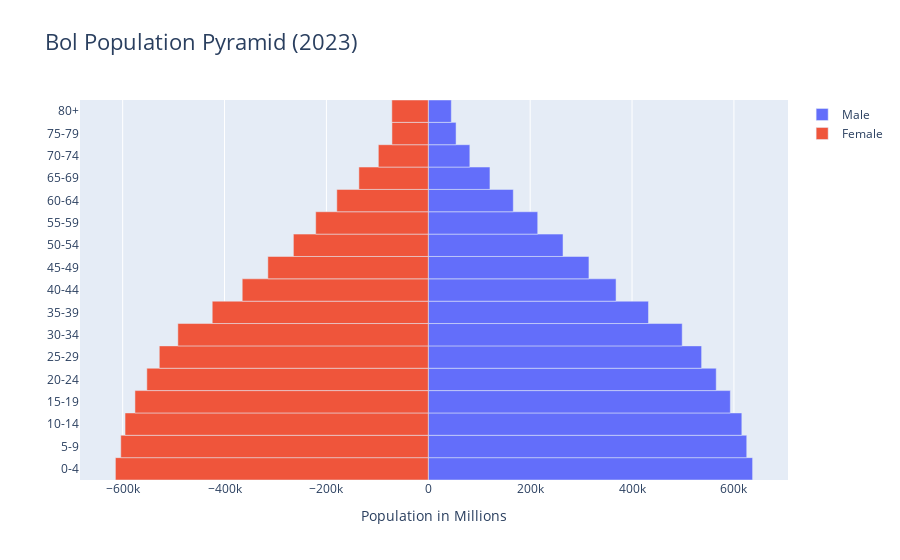

Here is the notebook cell this chart was saved with:
### Code cell
population_pyramid(2023, "bol")

### Figure 1 — Plotly figure (JSON) as saved in the notebook; plotly's stock layout.template omitted (floating-point values rounded to 4 significant figures)
{"data": [{"name": "Male", "orientation": "h", "type": "bar", "x": [636700.0, 625200.0, 615500.0, 593000.0, 565300.0, 536600.0, 498500.0, 432300.0, 368600.0, 315400.0, 264500.0, 214800.0, 166900.0, 121100.0, 81590.0, 54550.0, 45230.0], "y": ["0-4", "5-9", "10-14", "15-19", "20-24", "25-29", "30-34", "35-39", "40-44", "45-49", "50-54", "55-59", "60-64", "65-69", "70-74", "75-79", "80+"]}, {"name": "Female", "orientation": "h", "type": "bar", "x": [-614200.0, -603700.0, -595300.0, -575900.0, -552600.0, -528100.0, -491600.0, -424200.0, -365300.0, -315000.0, -264800.0, -221000.0, -179600.0, -136200.0, -98060.0, -71340.0, -71540.0], "y": ["0-4", "5-9", "10-14", "15-19", "20-24", "25-29", "30-34", "35-39", "40-44", "45-49", "50-54", "55-59", "60-64", "65-69", "70-74", "75-79", "80+"]}], "layout": {"bargap": 0, "bargroupgap": 0, "barmode": "relative", "title": {"font": {"size": 22}, "text": "Bol Population Pyramid (2023)"}, "xaxis": {"title": {"font": {"size": 14}, "text": "Population in Millions"}}}}
